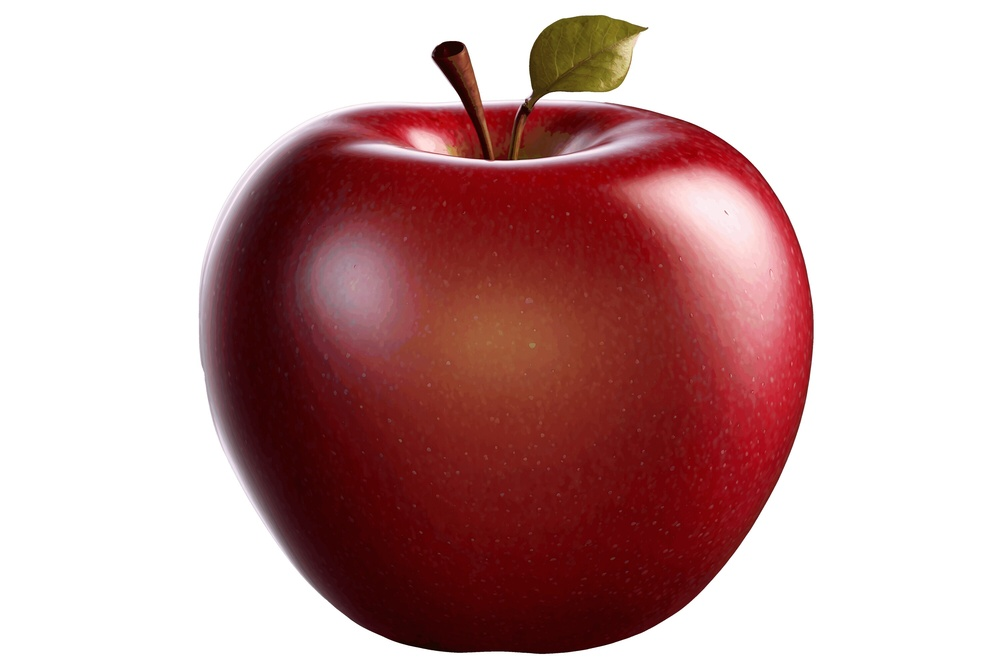
#> input picture Day 4/apple.jpg, 1000 x 667 px, shrunk from 3000 x 2000 before the run
$ python padding.py
#> lines starting #> are read from the running program, lines starting #| are printed output that depends on the picture
import cv2
import numpy as np
import matplotlib.pyplot as plt

img = cv2.imread("apple.jpg")
#> img is the input picture: shape (667, 1000, 3); mean B, G, R 163.3, 163.4, 198.4
img = cv2.cvtColor(img, cv2.COLOR_BGR2RGB)

pad = 50

h, w = img.shape[:2]
#> h = 667; w = 1000

padding = np.zeros((h+2*pad, w+2*pad, 3), dtype=img.dtype)

padding[pad:pad+h, pad:pad+w] = img
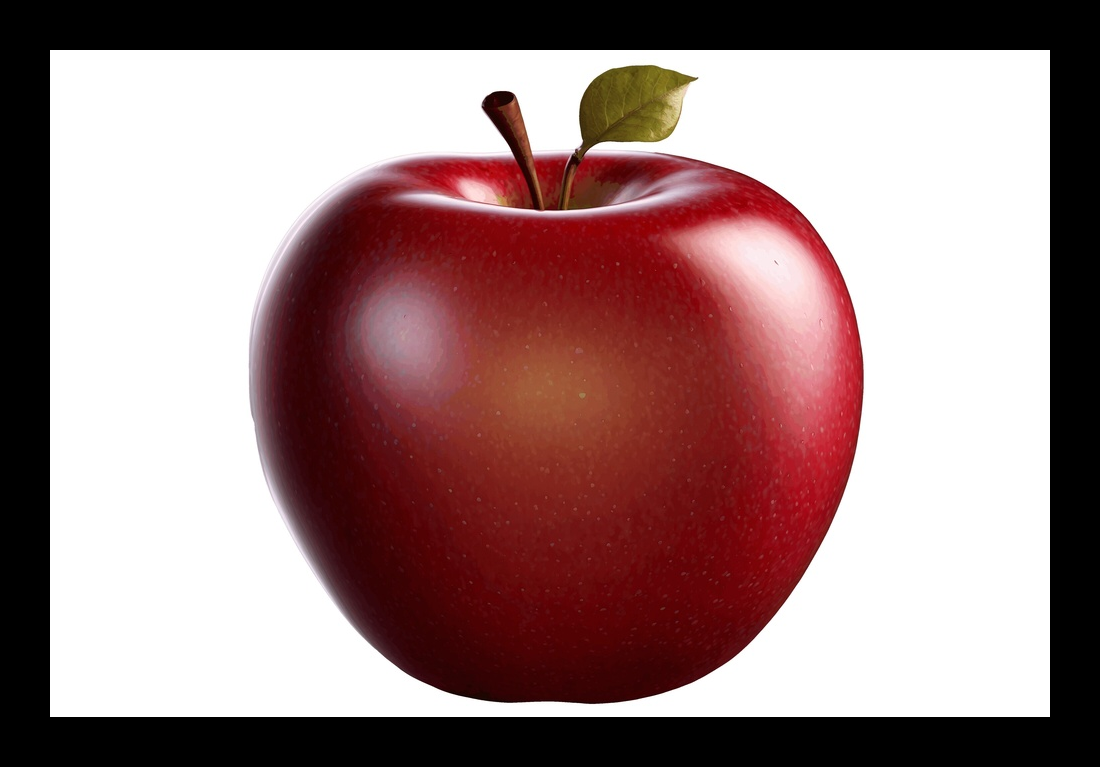
#> padding: shape (767, 1100, 3); mean R, G, B 156.8, 129.1, 129.1

plt.imshow(padding)
plt.axis("off")
plt.show()

cv2.imwrite("padding.jpg", cv2.cvtColor(padding, cv2.COLOR_RGB2BGR))
